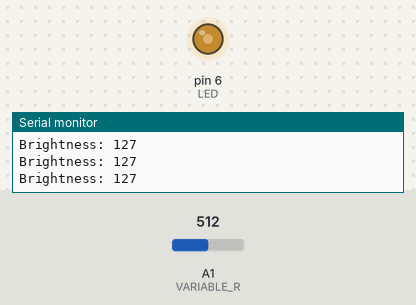
Bench run of a sketch on a simulated Arduino Uno, built with avr-gcc and run on an emulated ATmega328P. Parts: output pins drawn as LEDs (lit = HIGH), the last lines printed to the serial monitor. Inputs (shaded band) come from the test bench; at power-on: A1 (VARIABLE_R) = 512.

Above: at 1.2 s.
1.3 s: A1 (VARIABLE_R) set to 716
At 1.9 s:
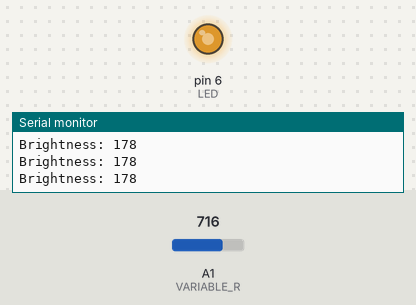
2.8 s: A1 (VARIABLE_R) set to 900
At 3.3 s:
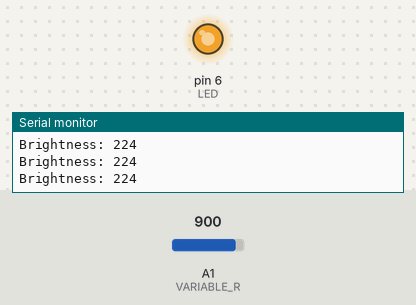
4.3 s: A1 (VARIABLE_R) set to 122
At 4.6 s:
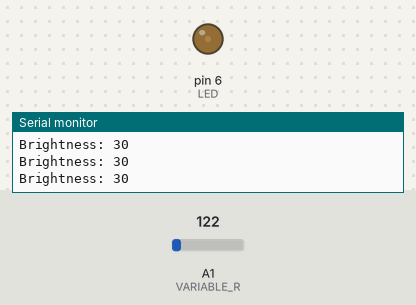
5.8 s: A1 (VARIABLE_R) set to 0
At 7.0 s:
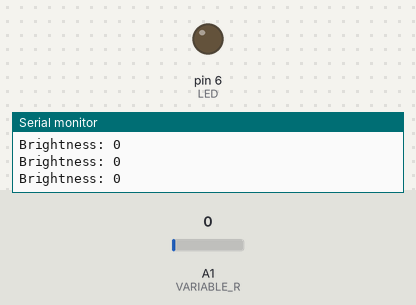
7.3 s: A1 (VARIABLE_R) set to 511
At 8.5 s:
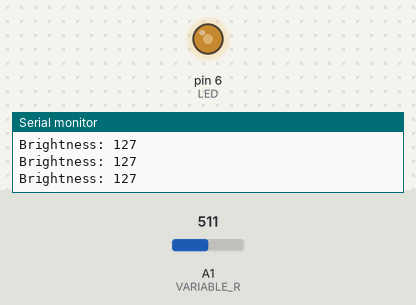
Timing chart, 0 to 9.8 s (numbered marks = the images above; inputs shaded):
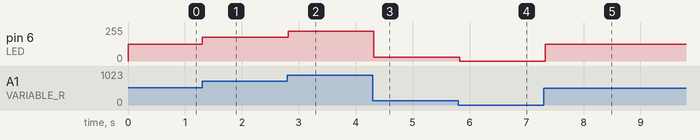

Measured:
- after the input at 1.3 s, pin 6 (LED): 127/255 → 178/255 at once
- after the input at 2.8 s, pin 6 (LED): 178/255 → 224/255 at once
- after the input at 4.3 s, pin 6 (LED): 224/255 → 30/255 at once
- after the input at 5.8 s, pin 6 (LED): 30/255 → 0/255 at once
- after the input at 7.3 s, pin 6 (LED): 0/255 → 127/255 at once

The sketch:

ex03_02_12.ino
```cpp
// 가변저항으로 LED 밝기 조절

#define VARIABLE_R A1
#define LED 6

void setup() {
  pinMode(VARIABLE_R, INPUT);
  pinMode(LED, OUTPUT);
  Serial.begin(9600);
}

void loop() {
  int value = analogRead(VARIABLE_R);
  int brightness = map(value, 0, 1023, 0, 255);
  analogWrite(LED, brightness);
  Serial.print("Brightness: ");
  Serial.println(brightness);
  delay(100);
}
```
